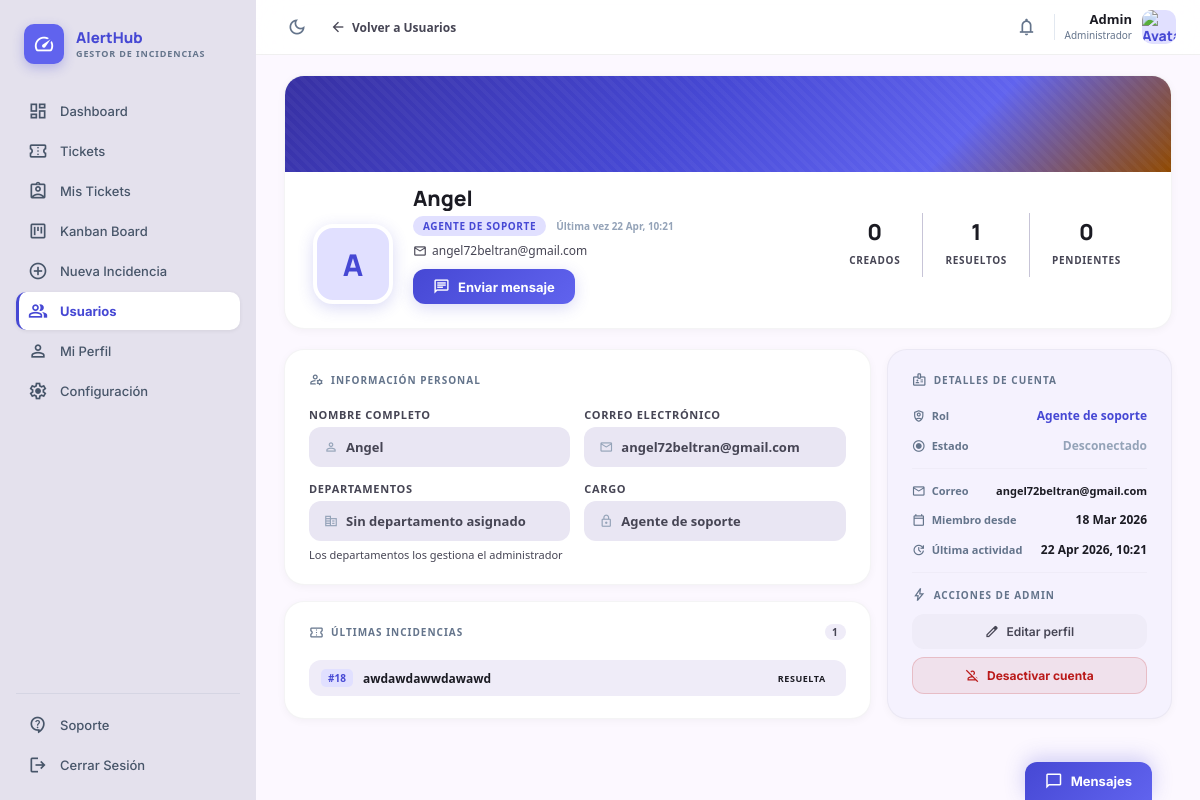
The page /index.php?controller=Perfil&action=verPerfilUsuario&id=6 (signed in) on the database its author committed.
### tables this page shows
CREATE TABLE `users` (
  `id` int(11) NOT NULL,
  `nombre` varchar(80) NOT NULL,
  `email` varchar(120) NOT NULL,
  `password_hash` varchar(255) NOT NULL,
  `rol` enum('admin','user','cliente') NOT NULL DEFAULT 'user',
  `departamento_id` int(11) DEFAULT NULL,
  `remember_token` varchar(64) DEFAULT NULL,
  `avatar_path` varchar(255) DEFAULT NULL,
  `last_login_at` datetime DEFAULT NULL,
  `last_seen_at` datetime DEFAULT NULL,
  `is_active` tinyint(1) NOT NULL DEFAULT 1,
  `must_change_password` tinyint(1) NOT NULL DEFAULT 0,
  `remember_token_expires_at` datetime DEFAULT NULL,
  `created_at` datetime NOT NULL DEFAULT current_timestamp(),
  `updated_at` datetime DEFAULT NULL ON UPDATE current_timestamp(),
  `api_token_hash` varchar(64) DEFAULT NULL,
  `notification_prefs` text DEFAULT NULL
);

CREATE TABLE `tickets` (
  `id` int(11) NOT NULL,
  `titulo` varchar(160) NOT NULL,
  `descripcion` text NOT NULL,
  `categoria_id` int(11) NOT NULL,
  `departamento_id` int(11) DEFAULT NULL,
  `prioridad` enum('baja','media','alta','critica') NOT NULL DEFAULT 'media',
  `estado` enum('sin_abrir','abierta','en_proceso','resuelta','cerrada') NOT NULL DEFAULT 'sin_abrir',
  `creado_por` int(11) NOT NULL,
  `asignado_a` int(11) DEFAULT NULL,
  `cliente_email` varchar(120) DEFAULT NULL,
  `cliente_user_id` int(11) DEFAULT NULL,
  `created_at` datetime NOT NULL DEFAULT current_timestamp(),
  `updated_at` datetime DEFAULT NULL ON UPDATE current_timestamp(),
  `resolved_at` datetime DEFAULT NULL,
  `due_date` date DEFAULT NULL,
  `deleted_at` datetime DEFAULT NULL
);

### views/perfilUsuarioView.php (the view, shortened to what the rows shown need)
<?php
$target      ??= [];
$ultimos     ??= [];
$createdAt   ??= null;
$targetCargo    = ($target["rol"] ?? "user") === "admin" ? "Administrador" : "Agente de soporte";
$targetInitial  = strtoupper(substr($target["nombre"] ?? "U", 0, 1));
$targetIsActive = (bool)($target["is_active"] ?? true);
$isOnline = false;
if (!empty($target["last_seen_at"])) {
  $isOnline = (time() - strtotime($target["last_seen_at"])) < 300;
}
function estadoToClass(string $e): string {
  return match($e) {
    'abierta'    => 'open',
    'en_proceso' => 'in-progress',
    'resuelta'   => 'resolved',
    'cerrada'    => 'closed',
    default      => 'open',
  };
}
function estadoToLabel(string $e): string {
  return match($e) {
    'abierta'    => 'Abierta',
    'en_proceso' => 'En proceso',
    'resuelta'   => 'Resuelta',
    'cerrada'    => 'Cerrada',
    default      => ucfirst($e),
  };
}
?>
<?php require_once "views/common/cabecera.php"; ?>
<link rel="stylesheet" href="<?= BASE ?>/assets/css/app.css">
<link rel="stylesheet" href="<?= BASE ?>/assets/css/perfil.css">
<aside class="app-sidebar">
  <div class="app-brand">
    <div>
      <h1>AlertHub</h1>
    </div>
  </div>
</aside>
<main class="app-main" id="main-content">
  <div class="app-canvas">
    <div class="pf-hero">
      <div class="pf-hero-body">
        <div class="pf-avatar-wrap">
          <div class="pf-avatar">
            <?php if (!empty($target["avatar_path"])): ?>
              <img src="<?= htmlspecialchars($target["avatar_path"]) ?>" alt="Avatar">
            <?php else: ?>
              <?= $targetInitial ?>
            <?php endif; ?>
          </div>
        </div>
        <div class="pf-hero-info">
          <p class="pf-hero-name"><?= htmlspecialchars($target["nombre"] ?? "Usuario") ?></p>
          <div class="pf-hero-meta">
            <span class="pf-role-badge"><?= htmlspecialchars($targetCargo) ?></span>
            <?php if (!$targetIsActive): ?>
              <span class="pf-inactive-badge">Cuenta desactivada</span>
            <?php else: ?>
              <span style="font-size:10px;font-weight:600;color:#94a3b8;">
                <?php if (!empty($target["last_seen_at"])): ?>
                  Última vez <?= htmlspecialchars(date("d M, H:i", strtotime($target["last_seen_at"]))) ?>
                <?php else: ?>
                  Sin actividad registrada
                <?php endif; ?>
              </span>
            <?php endif; ?>
          </div>
          <p class="pf-hero-email">
            <span class="material-symbols-outlined">mail</span>
            <?= htmlspecialchars($target["email"] ?? "") ?>
          </p>
          <button type="button" class="pf-btn-message" id="btn-abrir-chat">
            <span class="material-symbols-outlined">chat</span>
            Enviar mensaje
          </button>
        </div>
      </div>
    </div>
    <div class="pf-grid">
      <div class="pf-col-primary">
        <div class="pf-card">
          <div class="pf-form-grid">
            <div class="pf-form-group">
              <label class="pf-label">Nombre completo</label>
              <div class="pf-input-locked">
                <span class="material-symbols-outlined">person</span>
                <?= htmlspecialchars($target["nombre"] ?? "—") ?>
              </div>
            </div>
            <div class="pf-form-group">
              <label class="pf-label">Correo electrónico</label>
              <div class="pf-input-locked">
                <span class="material-symbols-outlined">mail</span>
                <?= htmlspecialchars($target["email"] ?? "—") ?>
              </div>
            </div>
            <div class="pf-form-group">
              <label class="pf-label">Cargo</label>
              <div class="pf-input-locked">
                <span class="material-symbols-outlined">lock</span>
                <?= htmlspecialchars($targetCargo) ?>
              </div>
            </div>
          </div>
        </div>
        <div class="pf-card">
          <?php if (empty($ultimos)): ?>
            <div class="pf-tickets-empty">
              <span class="material-symbols-outlined" style="font-size:32px;display:block;margin-bottom:8px;color:#cbd5e1;">inbox</span>
              Sin incidencias registradas
            </div>
          <?php else: ?>
            <div class="pf-tickets-list">
              <?php foreach ($ultimos as $t): ?>
                <a href="index.php?controller=Ticket&action=detalle&id=<?= (int)$t["id"] ?>" class="pf-ticket-item">
                  <span class="pf-ticket-id">#<?= (int)$t["id"] ?></span>
                  <span class="pf-ticket-title"><?= htmlspecialchars($t["titulo"] ?? "") ?></span>
                  <span class="pf-ticket-status badge-<?= estadoToClass($t["estado"] ?? "abierta") ?>">
                    <?= estadoToLabel($t["estado"] ?? "abierta") ?>
                  </span>
                </a>
              <?php endforeach; ?>
            </div>
          <?php endif; ?>
        </div>
      </div>
      <div class="pf-col-secondary">
        <div class="pf-card-aside">
          <div class="pf-info-list">
            <div class="pf-info-row">
              <span class="pf-info-label">
                <span class="material-symbols-outlined">shield_person</span>
                Rol
              </span>
              <span class="pf-info-value" style="color:var(--primary); font-weight:700;">
                <?= htmlspecialchars($targetCargo) ?>
              </span>
            </div>
          </div>
          <div class="pf-info-list">
            <div class="pf-info-row">
              <span class="pf-info-label">
                <span class="material-symbols-outlined">mail</span>
                Correo
              </span>
              <span class="pf-info-value" style="font-size:11px;"><?= htmlspecialchars($target["email"] ?? "–") ?></span>
            </div>
            <?php if ($createdAt): ?>
            <div class="pf-info-row">
              <span class="pf-info-label">
                <span class="material-symbols-outlined">calendar_today</span>
                Miembro desde
              </span>
              <span class="pf-info-value">
                <?= htmlspecialchars(date("d M Y", strtotime($createdAt))) ?>
              </span>
            </div>
            <?php endif; ?>
            <div class="pf-info-row">
              <span class="pf-info-label">
                <span class="material-symbols-outlined">update</span>
                Última actividad
              </span>
              <span class="pf-info-value">
                <?php
                if (!empty($target["last_seen_at"])) {
                  echo htmlspecialchars(date("d M Y, H:i", strtotime($target["last_seen_at"])));
                } else {
                  echo "–";
                }
                ?>
              </span>
            </div>
          </div>
        </div>
      </div>
    </div>
  </div>
</main>
<?php require_once "views/common/pie.php"; ?>

### rows shown on the page
users: nombre "A", nombre "Angel", rol "AGENTE DE SOPORTE", last_seen_at "22 Apr, 10:21", email "angel72beltran@gmail.com", rol "Agente de soporte", created_at "18 Mar 2026", last_seen_at "22 Apr 2026, 10:21"
tickets: id "18", titulo "awdawdawwdawawd", estado "RESUELTA"

### other values the page prints
$_SESSION["usuario"]["nombre"] "Admin"
$stats["creados"] "0"
$stats["resueltos"] "1"
$stats["pendientes"] "0"
count($ultimos) "1"
